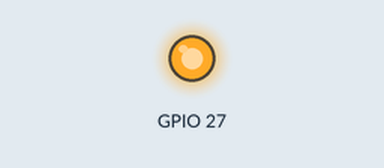
A program run on a simulated Raspberry Pi (BCM pin numbers). Parts: output pins drawn as LEDs (lit = HIGH). At 1.0 s the program stops and its outputs stay as they are.

Above: at 0.1 s.
At 1.1 s:
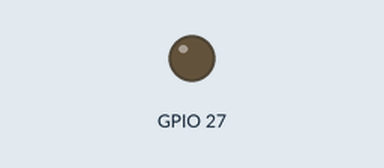
Timing chart, 0 to 2.5 s (numbered marks = the images above):
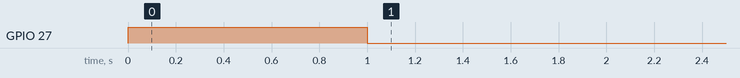

The program:

humidifier.py
```python
import RPi.GPIO as GPIO
import time

GPIO.setmode(GPIO.BCM)

GPIO.setup(27,GPIO.OUT)
GPIO.output(27, False)

GPIO.output(27, True)

time.sleep(1)

GPIO.output(27, False)

GPIO.cleanup()
```

Measured:
- by itself, GPIO 27: LOW → HIGH at 0.00 s, → LOW 1.0 s later
